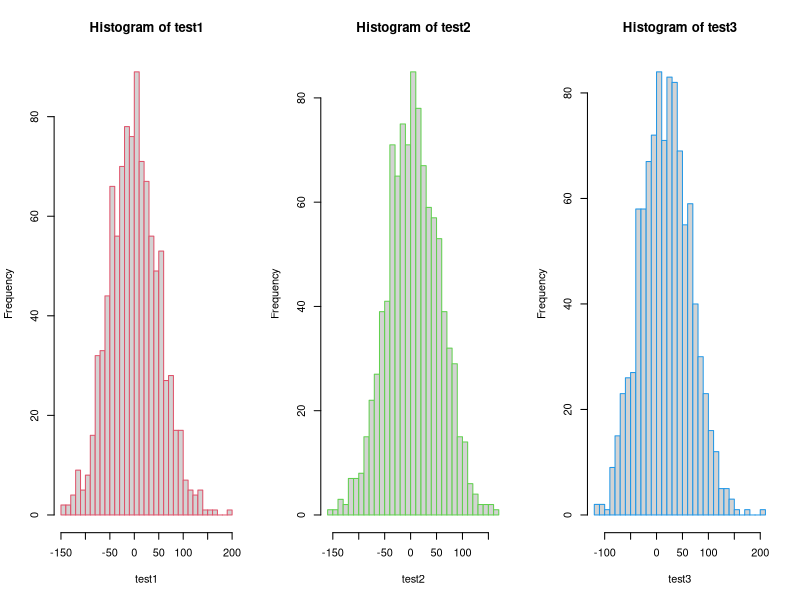

This figure's R source: (Note: this script raises an error after producing the figure.)
T.test <- function(y1,y2) {
  if(!hasArg(y1) || !hasArg(y2))
    stop("Two datasets required")
  
  sig <- function(p) {
    sg <- FALSE
    if(p < 0.05) sg <- TRUE
    return(sg)
  }

  n1 <- length(y1) # number of elements in y1
  n2 <- length(y2) # number of elements in y2
  y.bar1 <- mean(y1)
  y.bar2 <- mean(y2)
  s1 <- var(y1)
  s2 <- var(y2)
  s.sq <- (((n1 - 1)*(s1)) + ((n2 - 1)*(s2))) / ((n1 - 1) + (n2 -1))
  s <- sqrt(s.sq)

  t <- (y.bar1 - y.bar2) / (s * sqrt((1 / n1) + (1 / n2)))
  p <- 2*pt(-abs(t),df=(length(test1)+length(test2))-1)
  a <- sig(p)
  
  out <- list(t, p, a)
  names(out)[[1]] <- "Value of Students T returned"
  names(out)[[2]] <- "Probability of Significance"
  names(out)[[3]] <- "Is Significant?"
  
  return(out) # return is optional but left here for clarity
}

test1 <- rnorm(1000,0,50)
test2 <- rnorm(1000,5,50)
test3 <- rnorm(1000,20,50)
options(scipen=4)

par(mfrow=c(1,3))
hist(test1,breaks=30,border=2)
hist(test2,breaks=30,border=3)
hist(test3,breaks=30,border=4)
summary(test1) ; summary(test2) ; summary(test3)
#Homegrown T Test Function
T.test(test1,test2)
T.test(test1,test3)
T.test(test1)

#Internal t Test Function
t.test(test1,test2)
t.test(test1,test3)

